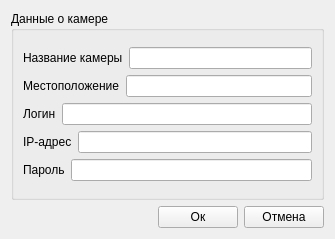
<?xml version="1.0" encoding="UTF-8"?>
<ui version="4.0">
 <class>camera_redact_window</class>
 <widget class="QWidget" name="camera_redact_window">
  <property name="geometry">
   <rect>
    <x>0</x>
    <y>0</y>
    <width>335</width>
    <height>239</height>
   </rect>
  </property>
  <property name="windowTitle">
   <string>Редактирование камеры</string>
  </property>
  <layout class="QGridLayout" name="gridLayout_2">
   <item row="0" column="0" colspan="2">
    <widget class="QGroupBox" name="groupBox">
     <property name="title">
      <string>Данные о камере</string>
     </property>
     <layout class="QGridLayout" name="gridLayout">
      <item row="0" column="0">
       <layout class="QVBoxLayout" name="verticalLayout">
        <item>
         <layout class="QHBoxLayout" name="horizontalLayout">
          <item>
           <widget class="QLabel" name="label">
            <property name="text">
             <string>Название камеры</string>
            </property>
           </widget>
          </item>
          <item>
           <widget class="QLineEdit" name="camera_name_lineEdit"/>
          </item>
         </layout>
        </item>
        <item>
         <layout class="QHBoxLayout" name="horizontalLayout_2">
          <item>
           <widget class="QLabel" name="label_4">
            <property name="text">
             <string>Местоположение</string>
            </property>
           </widget>
          </item>
          <item>
           <widget class="QLineEdit" name="location_lineEdit"/>
          </item>
         </layout>
        </item>
        <item>
         <layout class="QHBoxLayout" name="horizontalLayout_5">
          <item>
           <widget class="QLabel" name="label_5">
            <property name="text">
             <string>Логин</string>
            </property>
           </widget>
          </item>
          <item>
           <widget class="QLineEdit" name="username_lineEdit"/>
          </item>
         </layout>
        </item>
        <item>
         <layout class="QHBoxLayout" name="horizontalLayout_3">
          <item>
           <widget class="QLabel" name="label_2">
            <property name="text">
             <string>IP-адрес</string>
            </property>
           </widget>
          </item>
          <item>
           <widget class="QLineEdit" name="ip_lineEdit"/>
          </item>
         </layout>
        </item>
        <item>
         <layout class="QHBoxLayout" name="horizontalLayout_4">
          <item>
           <widget class="QLabel" name="label_3">
            <property name="text">
             <string>Пароль</string>
            </property>
           </widget>
          </item>
          <item>
           <widget class="QLineEdit" name="password_lineEdit"/>
          </item>
         </layout>
        </item>
       </layout>
      </item>
     </layout>
    </widget>
   </item>
   <item row="1" column="0">
    <spacer name="horizontalSpacer">
     <property name="orientation">
      <enum>Qt::Orientation::Horizontal</enum>
     </property>
     <property name="sizeHint" stdset="0">
      <size>
       <width>40</width>
       <height>20</height>
      </size>
     </property>
    </spacer>
   </item>
   <item row="1" column="1">
    <layout class="QHBoxLayout" name="horizontalLayout_6">
     <item>
      <widget class="QPushButton" name="ok_button">
       <property name="text">
        <string>Ок</string>
       </property>
      </widget>
     </item>
     <item>
      <widget class="QPushButton" name="cancel_button">
       <property name="text">
        <string>Отмена</string>
       </property>
      </widget>
     </item>
    </layout>
   </item>
  </layout>
 </widget>
 <resources/>
 <connections/>
</ui>
